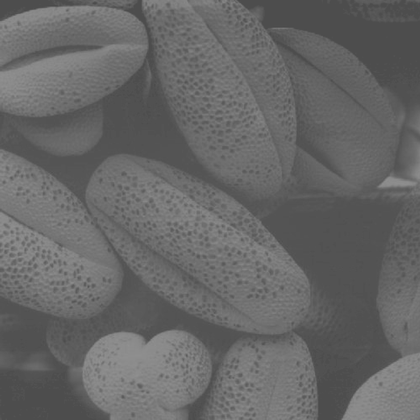
%> input picture image/light.tif, 420 x 420 px, shrunk from 1021 x 1021 before the run
$ octave 4_1_test_implement_histogram_equalization.m   (GNU Octave 9; MATLAB toolbox functions it lacks are replaced by stand-ins)
%> lines starting %> are read from the running program, lines starting %| are printed output that depends on the picture
### source_code/myhisteq.m
function [histresult] = myhisteq(Img)

[ M, N ] = size(Img);
L=256; % 8bit
temp=Img; % Img 대신 사용할 Img형태의 temp선언,
            % 나중에 built-in hist사용할 때 Img data가 겹쳐서 안나오게 방지

hst = zeros(L,1); % 초기화
for i=1:M % Input image의 최대밝기 조사
    for j=1:N
        hst(temp(i,j)+1) = hst(temp(i,j)+1) + 1; % 명암값을 히스토그램에 누적
    end    % (0~255까지의 크기의 histogram 칸에 밝기에 따른 개수 넣기)
end

accumul = 0;
n = zeros(length(hst),1); % 밝기에 따른 개수
for i=1:length(hst)
    accumul = accumul + hst(i); % 누적, 시그마 ni계산
    n(i) = accumul;
end

Nnm = zeros(length(n),1); % 초기화
MN = M*N;
for i=1:length(n) % calculate histogram
    Sk = n(i) * (L-1) / MN; % ni/MN = Pr
    Nnm(i) = round(Sk); % Nearest neighbor matching
end

histresult = Img; % 형태 할당
for i=1:M
    for j=1:N
        histresult(i,j) = Nnm(temp(i,j)+1);
    end
end

histresult = uint8(histresult);
end

### source_code/4_1_test_implement_histogram_equalization.m
%%Lab 3-3

I=imread('light.tif');
%> I is the input picture: size 420x420x3 uint8; min 74, max 145, mean 102.8
I=rgb2gray(I); % gray image
%> I: size 420x420 uint8

%test Lab3-2
h1=imhist(I,256);
%> h1 = 256 values, max 10835 at index 78, min 0 at index 1, mean 689.1
Ieq=histeq(I,256);
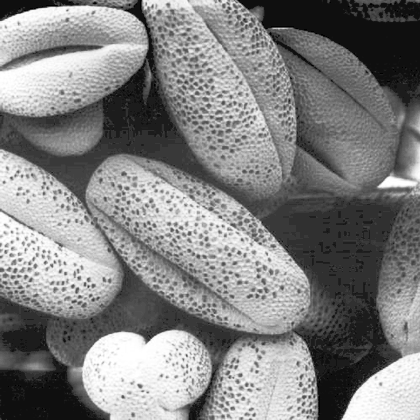
%> Ieq: size 420x420 uint8; min 0, max 255, mean 129.9
h2=imhist(Ieq,256);
%> h2 = 256 values, max 10835 at index 16, min 0 at index 2, mean 689.1

%test Lab3-3
Ieq2=myhisteq(I);
%> after the loop in myhisteq, `for i=1:M`: hst has the same summary as h1 outside myhisteq
%> after the loop in myhisteq, `for i=1:length(hst)`: accumul = 176400; n = 256 values from 0 to 176400
%> after the loop in myhisteq, `for i=1:length(n)`: Nnm = 256 values from 0 to 255
h3=imhist(Ieq2,256);
%> h3 = 256 values, max 10835 at index 17, min 0 at index 2, mean 689.1

figure;
subplot(3,2,1); imshow(I), title('Original');
subplot(3,2,2); bar(h1), title('Histogram of Original');
subplot(3,2,3); imshow(Ieq), title('Histogram equalized');
subplot(3,2,4); bar(h2), title('Histogram of built-in');
subplot(3,2,5); imshow(Ieq2), title('My Histogram');
subplot(3,2,6); bar(h3), title('Histogram of mine');
%> after `title('Histogram of mine')`:
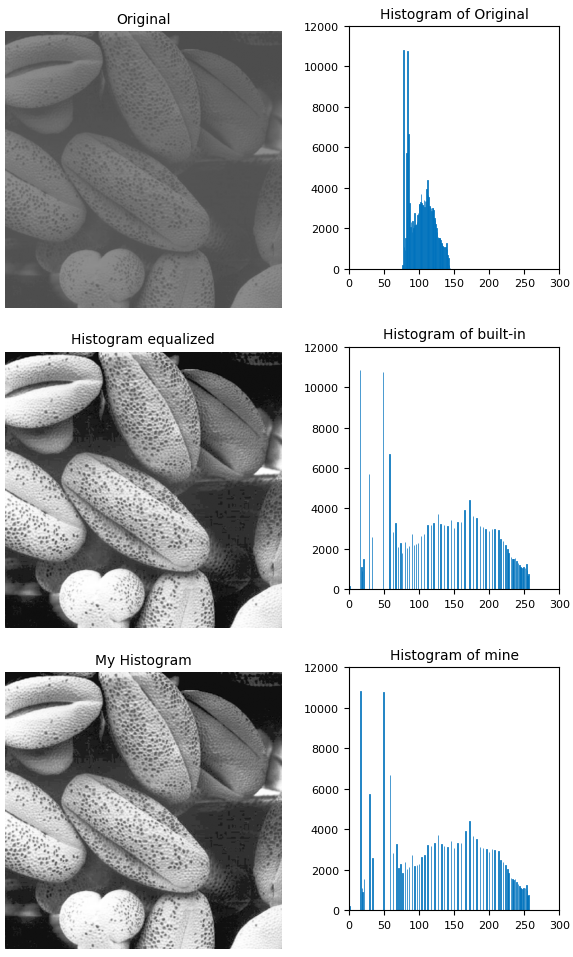
%> figure redrawn from the program's plot data, 6 panels
